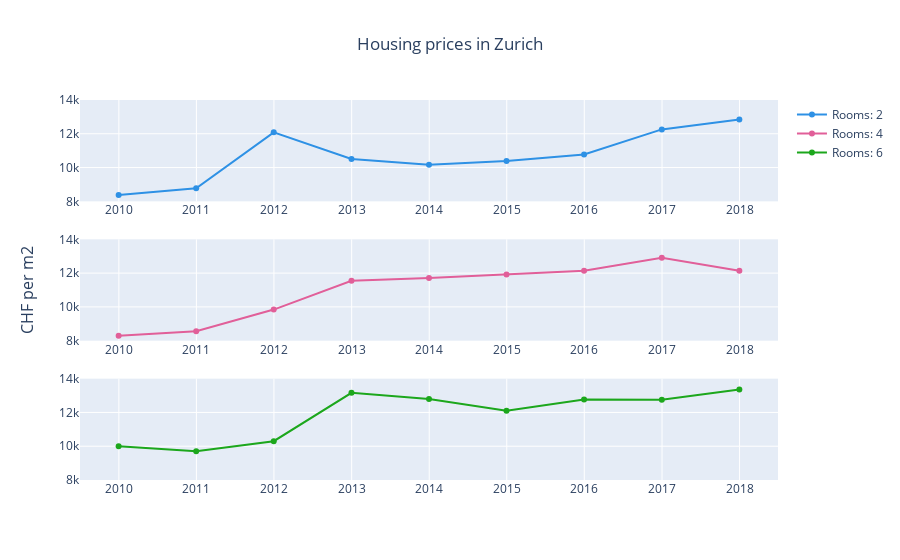

Notebook cell for this chart:
### Code cell
fig = make_subplots(rows=3, cols=1, y_title='CHF per m2')

for i, j in enumerate([2,4,6]):
    
    fig.append_trace(go.Scatter(
        x=plot_df["time"],
        y=plot_df[j],
        name="Rooms: {}".format(j), 
        marker_color=px.colors.qualitative.Dark24[i]
    ), row=i+1, col=1)

fig.update_layout(title={"text": "Housing prices in Zurich", "x": 0.5}, showlegend=True)
fig.update_yaxes(range=[8000,14000])
fig.show()

### Figure 1 — Plotly figure (JSON) as saved in the notebook; plotly's stock layout.template omitted (floating-point values rounded to 4 significant figures)
{"data": [{"marker": {"color": "#2E91E5"}, "name": "Rooms: 2", "type": "scatter", "x": ["2009-12-31", "2010-12-31", "2011-12-31", "2012-12-31", "2013-12-31", "2014-12-31", "2015-12-31", "2016-12-31", "2017-12-31"], "xaxis": "x", "y": [8376.0, 8776.0, 12090.0, 10510.0, 10160.0, 10390.0, 10770.0, 12260.0, 12840.0], "yaxis": "y"}, {"marker": {"color": "#E15F99"}, "name": "Rooms: 4", "type": "scatter", "x": ["2009-12-31", "2010-12-31", "2011-12-31", "2012-12-31", "2013-12-31", "2014-12-31", "2015-12-31", "2016-12-31", "2017-12-31"], "xaxis": "x2", "y": [8297.0, 8554.0, 9841.0, 11540.0, 11710.0, 11920.0, 12140.0, 12904, 12140.0], "yaxis": "y2"}, {"marker": {"color": "#1CA71C"}, "name": "Rooms: 6", "type": "scatter", "x": ["2009-12-31", "2010-12-31", "2011-12-31", "2012-12-31", "2013-12-31", "2014-12-31", "2015-12-31", "2016-12-31", "2017-12-31"], "xaxis": "x3", "y": [9995.0, 9704.0, 10297, 13160.0, 12800.0, 12105, 12760.0, 12760.0, 13360.0], "yaxis": "y3"}], "layout": {"annotations": [{"font": {"size": 16}, "showarrow": false, "text": "CHF per m2", "textangle": -90, "x": 0, "xanchor": "right", "xref": "paper", "xshift": -40, "y": 0.5, "yanchor": "middle", "yref": "paper"}], "showlegend": true, "title": {"text": "Housing prices in Zurich", "x": 0.5}, "xaxis": {"anchor": "y", "domain": [0, 1]}, "xaxis2": {"anchor": "y2", "domain": [0, 1]}, "xaxis3": {"anchor": "y3", "domain": [0, 1]}, "yaxis": {"anchor": "x", "domain": [0.7333, 1], "range": [8000, 14000]}, "yaxis2": {"anchor": "x2", "domain": [0.3667, 0.6333], "range": [8000, 14000]}, "yaxis3": {"anchor": "x3", "domain": [0, 0.2667], "range": [8000, 14000]}}}
